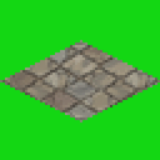
#> input picture assets/images/floors/big_stones_2.png, 160 x 160 px; its folder holds only this picture in this run
$ python floor_converter.py
#> lines starting #> are read from the running program, lines starting #| are printed output that depends on the picture
#> in process_floors, img is the input picture: PIL image 160x160 RGBA; mean R, G, B, A 47.3, 190.9, 42, 255
import os
from PIL import Image, ImageDraw

def mask_to_diamond(img):
    """
    Creates a new 64x64 RGBA image with #00FF00 background.
    Resizes the given image and crops it to a 64x32 diamond centered horizontally.
    """
    # Create the 64x64 base with Lime Green
    out = Image.new("RGBA", (64, 64), (0, 255, 0, 255))
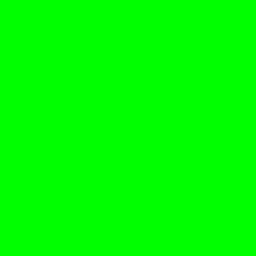
#> out: PIL image 64x64 RGBA (shown 4 times larger); mean R, G, B, A 0, 255, 0, 255

    # Resize the source image to cover the diamond area (or maybe just 64x64)
    # The diamond is from x=0 to 64, y=16 to 48.
    resized = img.resize((64, 64), Image.Resampling.LANCZOS).convert("RGBA")

    # Create a mask for the diamond
    mask = Image.new("L", (64, 64), 0)
#> mask: PIL image 64x64 L; every value is 0
    draw = ImageDraw.Draw(mask)
    # The diamond coordinates: (left, center_y), (center_x, top_y), (right, center_y), (center_x, bottom_y)
    draw.polygon([(0, 32), (32, 16), (64, 32), (32, 48)], fill=255)

    # Paste using the mask
    out.paste(resized, (0, 0), mask)
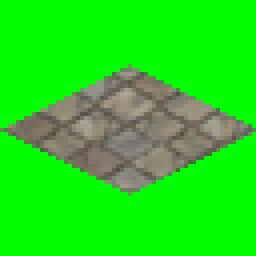
#> out: PIL image 64x64 RGBA (shown 4 times larger); mean R, G, B, A 32.8, 220.9, 27.6, 255

    return out

def process_floors(directory):
    for filename in os.listdir(directory):
        if filename.endswith(".png"):
            path = os.path.join(directory, filename)
            img = Image.open(path)
            out_img = mask_to_diamond(img)
            out_img.save(path, format="PNG")
            print(f"Processed {filename}")

if __name__ == "__main__":
    process_floors("../../assets/images/floors")
